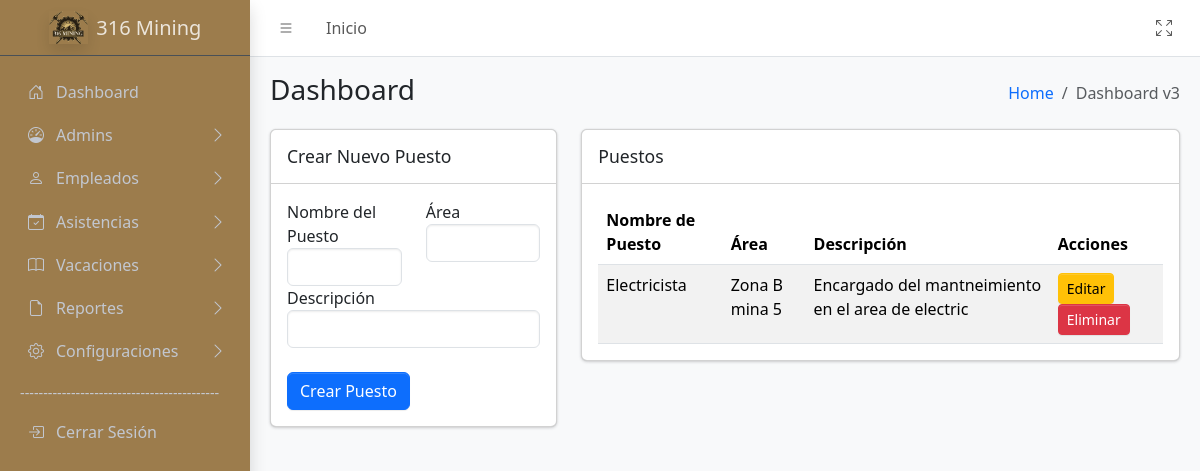
The app's page /sistema/controller/ConfiguracionesController/PuestosController.php?action=MostrarPuestos (signed in) with its own data.
### tables this page shows
CREATE TABLE `puestos` (
  `idPuesto` int(11) NOT NULL,
  `nombrePuesto` varchar(50) NOT NULL,
  `area` varchar(50) DEFAULT NULL,
  `descripcion` varchar(50) NOT NULL
);

### sistema/controller/BaseController.php (called while the page is built, shortened)
<?php
class BaseController {
        protected function loadView($view,
                                        $data = [],
                                        $additionalCss = [],
                                        $additionalJs = [],
                                        $title = 'Sistema') {
                                    include __DIR__ . '/../view/templates/layout.php';
    }
}
?>

### sistema/model/conexion.php (called while the page is built, shortened)
<?php
class Database {
    public function __construct() {
        try {
            $host = 'localhost';
            $dbname = 'biometrico';
            $username = 'root';
            $password = '';
            $this->conn = new PDO("mysql:host=$host;dbname=$dbname", $username, $password);
        } catch (PDOException $e) {
            echo "Error de conexión: " . $e->getMessage();
            exit();
        }
    }
}
?>

### sistema/model/ConfiguracionModel/PuestosModel.php (called while the page is built, shortened)
<?php
require_once __DIR__ . '/../conexion.php';
class Puestos extends Database {
    public function ObtenerPuestos()
    {
        $sql = "SELECT * FROM puestos ORDER BY nombrePuesto ASC";
        $stmt = $this->conn->prepare($sql);
        $stmt->execute();
        return $stmt->fetchAll(PDO::FETCH_ASSOC);
    }
}
?>

### sistema/view/Configuracion/Puestos.php (the view, shortened to what this page needs)
<div class="col-sm-6">
    <h3 class="mb-0">Dashboard</h3>
</div>
<div class="col-sm-6">
    <ol class="breadcrumb float-sm-end">
        <li class="breadcrumb-item"><a href="/biometrico/sistema/controller/DashboardController/DashboardController.php?action=MostrarDashboard">Home</a></li>
        <li class="breadcrumb-item active" aria-current="page">
            Dashboard v3
        </li>
    </ol>
</div>
</div>
</div>
</div>
<div class="app-content">
    <div class="container-fluid">
        <div class="row">
            <div class="col-lg-4">
                <div class="card mb-3">
                    <div class="card-header">
                        <h3 class="card-title">Crear Nuevo Puesto</h3>
                    </div>
                    <div class="card-body">
                        <form action="/biometrico/sistema/controller/ConfiguracionesController/PuestosController.php?action=CrearPuesto" method="POST" id="formCrearPuesto">
                            <div class="row">
                                <div class="form-group col-md-6">
                                    <label for="nombrePuesto">Nombre del Puesto</label>
                                    <input type="text" class="form-control" id="nombrePuesto" name="nombrePuesto" required>
                                </div>
                                <div class="form-group col-md-6">
                                    <label for="area">Área</label>
                                    <input type="text" class="form-control" id="area" name="area">
                                </div>
                            </div>
                            <div class="form-group">
                                <label for="descripcion">Descripción</label>
                                <input type="text" class="form-control" id="descripcion" name="descripcion" required>
                            </div>
                            <br>
                            <button type="submit" class="btn btn-primary">Crear Puesto</button>
                        </form>
                    </div>
                </div>
            </div>
            <div class="col-lg-8">
                <div class="card mb-4">
                    <div class="card-header">
                        <h3 class="card-title">Puestos</h3>
                    </div>
                    <div class="card-body table-responsive">
                        <table class="table table-striped">
                            <thead>
                                <tr>
                                    <th>Nombre de Puesto</th>
                                    <th>Área</th>
                                    <th>Descripción</th>
                                    <th>Acciones</th>
                                </tr>
                            </thead>
                            <tbody>
                                <?php foreach ($Puestos as $Puesto): ?>
                                    <tr>
                                        <td><?= $Puesto['nombrePuesto'] ?></td>
                                        <td><?= $Puesto['area'] ?></td>
                                        <td><?= $Puesto['descripcion'] ?></td>
                                        <td>
                                        <button class="btn btn-warning btn-sm" data-bs-toggle="modal" data-bs-target="#editModal"
                                            data-id="<?= $Puesto['idPuesto'] ?>"
                                            data-nombre="<?= $Puesto['nombrePuesto'] ?>"
                                            data-area="<?= $Puesto['area'] ?>"
                                            data-descripcion="<?= $Puesto['descripcion'] ?>">Editar</button>
                                            <button class="btn btn-danger btn-sm" data-bs-toggle="modal" data-bs-target="#deleteModal"
    data-id="<?= $Puesto['idPuesto'] ?>"
    data-nombre="<?= $Puesto['nombrePuesto'] ?>">Eliminar</button>
                                        </td>
                                    </tr>
                                <?php endforeach; ?>
                            </tbody>
                        </table>
                    </div>
                </div>
            </div>
        </div>
    </div>
</div>
</div>

### records on screen
puestos: nombrePuesto "Electricista", area "Zona B mina 5", descripcion "Encargado del mantneimiento en el area de electric"
